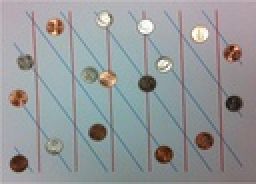
%> input picture Images/test2.jpg, 128 x 92 px, shrunk from 880 x 634 before the run (shown 2 times larger)
$ octave test212.m   (GNU Octave 9; MATLAB toolbox functions it lacks are replaced by stand-ins)
%> lines starting %> are read from the running program, lines starting %| are printed output that depends on the picture; in (x1, y1, x2, y2) boxes, pixels count from 0 and x2, y2 are one past the last pixel; in counts of white or black regions, pixels touching at a corner belong together; the program's own positions count from 1
I=imread('test2.jpg')
%> I is the input picture: size 92x128x3 uint8; mean R, G, B 148.5, 151.8, 153.9
G=rgb2gray(I);
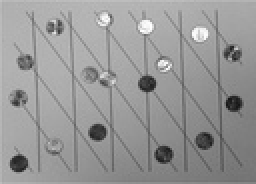
%> G: size 92x128 uint8 (shown 2 times larger); min 22, max 255, mean 151.1
edge_image=edge(G,'canny')
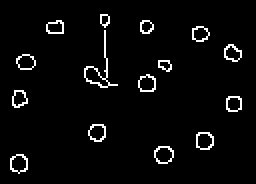
%> edge_image: size 92x128 logical (shown 2 times larger); 3.7% white in thin lines or dots, all inside (x1, y1, x2, y2) = (5, 7, 121, 87)
theta_sample_frequency=0.01;
r = 30;% define the radius
[x,y] = size(edge_image);
%> x = 92; y = 128
xmin = 0 - r;
xmax = x + r;
%> xmax = 122
ymin = 0 - r;
ymax = y + r;
%> ymax = 158
a = (xmin:1:xmax);
%> a = 153 values from -30 to 122
b = (ymin:1:ymax);
%> b = 189 values from -30 to 158
theta_sample_freq = 0.01;
theta = (0:theta_sample_freq:2*pi);
num_a = numel(a);%define the range of x
%> num_a = 153
num_b= numel(b);%define the range of y
%> num_b = 189
num_theta = numel(theta);%define the theta
acc= zeros(num_a, num_b);%define the accumulator
for xi = 1:x
    for yj = 1:y
         if edge_image(xi,yj) == 1
              for theta_id = 1:num_theta
                   th = theta(theta_id);
                   a_id = round((xi - r*cos(th))+r);
                   b_id = round((yj - r*sin(th))+r);
                   acc(a_id, b_id) = acc(a_id, b_id) + 1;
              end
          end
     end
end
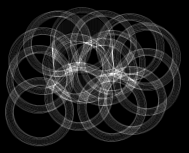
%> acc: size 153x189 double; min 0, max 76, mean 9.5; drawn with min black and max white
%> after the loop, a_id = 87; b_id = 40; th = 6.28
figure
imshow(G)
hold on
[M,I]= max(acc(:));
%> M = 76; I = 17516
[a_id, b_id]= ind2sub(size(acc), I);
%> a_id = 74; b_id = 115
thet = 0:pi/6:2*pi;
xunit = r*cos(thet)+a(a_id);
%> xunit = [73 68.98 58 43 28 17.02 13 17.02 28 43 58 68.98 73]
yunit = r*sin(thet)+b(b_id);
%> yunit = [84 99 110 114 110 99 84 69 58.02 54 58.02 69 84]
plot(yunit, xunit, 'o', 'LineWidth', 2);
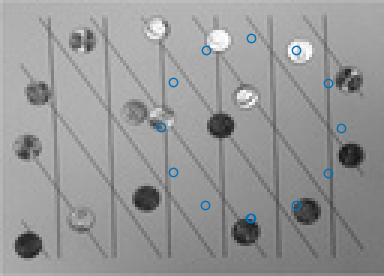
%> figure redrawn from the program's plot data; shown 3 times larger
